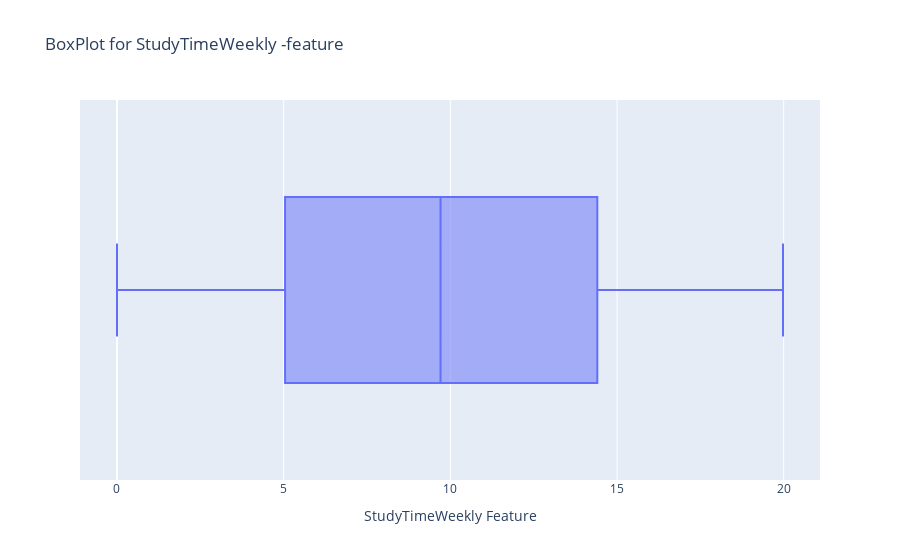
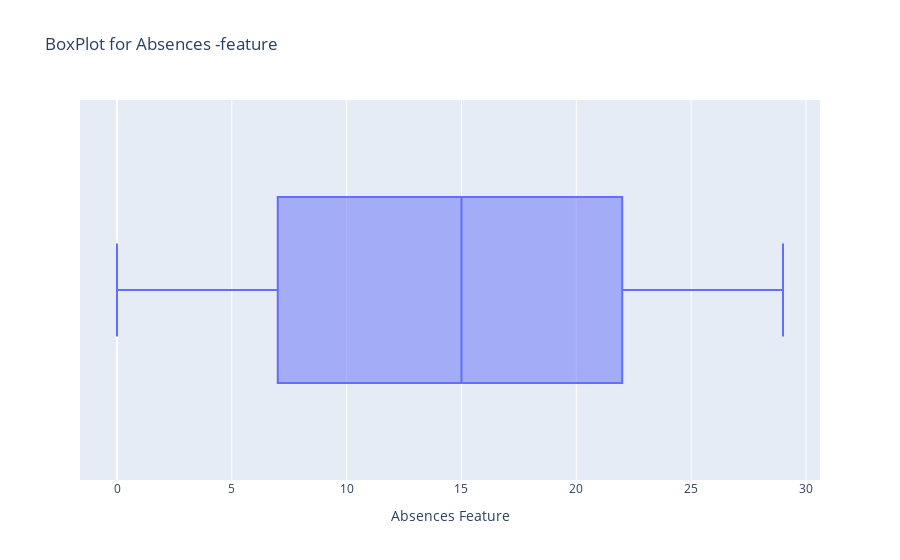

Here is the notebook cell these charts were saved with, in order:
### Code cell
# Lets look at the box-plots for the scalar values
plt.Figure(figsize=(3,4))
for col in scalar_features:
    fig = px.box(data_frame=df[scalar_features], x=col, title=f'BoxPlot for {col} -feature')
    fig.update_layout(xaxis_title=f'{col} Feature')
    fig.show()
# There are no outliers in the data

### Figure 1 — Plotly figure (JSON) as saved in the notebook; plotly's stock layout.template omitted (floating-point values rounded to 4 significant figures; data arrays with more than 128 entries replaced by an {"elided": "..."} marker saying what was removed)
{"data": [{"alignmentgroup": "True", "hovertemplate": "StudyTimeWeekly=%{x}<extra></extra>", "legendgroup": "", "marker": {"color": "#636efa"}, "name": "", "notched": false, "offsetgroup": "", "orientation": "h", "showlegend": false, "type": "box", "x": {"elided": "2392 float values"}, "x0": " ", "xaxis": "x", "y0": " ", "yaxis": "y"}], "layout": {"boxmode": "group", "legend": {"tracegroupgap": 0}, "title": {"text": "BoxPlot for StudyTimeWeekly -feature"}, "xaxis": {"anchor": "y", "domain": [0, 1], "title": {"text": "StudyTimeWeekly Feature"}}, "yaxis": {"anchor": "x", "domain": [0, 1]}}}

### Figure 2 — Plotly figure (JSON) as saved in the notebook; plotly's stock layout.template omitted (floating-point values rounded to 4 significant figures; data arrays with more than 128 entries replaced by an {"elided": "..."} marker saying what was removed)
{"data": [{"alignmentgroup": "True", "hovertemplate": "Absences=%{x}<extra></extra>", "legendgroup": "", "marker": {"color": "#636efa"}, "name": "", "notched": false, "offsetgroup": "", "orientation": "h", "showlegend": false, "type": "box", "x": {"elided": "2392 int values"}, "x0": " ", "xaxis": "x", "y0": " ", "yaxis": "y"}], "layout": {"boxmode": "group", "legend": {"tracegroupgap": 0}, "title": {"text": "BoxPlot for Absences -feature"}, "xaxis": {"anchor": "y", "domain": [0, 1], "title": {"text": "Absences Feature"}}, "yaxis": {"anchor": "x", "domain": [0, 1]}}}
